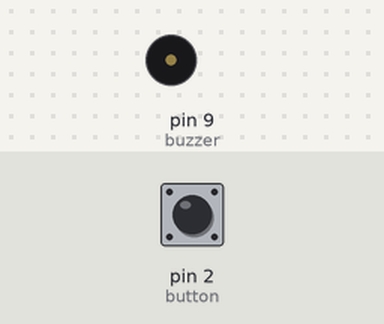
This sketch was run on a simulated Arduino Uno, built with avr-gcc and run on an emulated ATmega328P. Shown: buzzer (waves = sounding). The test bench sets the inputs (shaded band); at power-on: pin 2 (button) HIGH.

Above: at 1.2 s.
1.3 s: pin 2 (button) pulled LOW for 0.15 s
At 2.3 s:
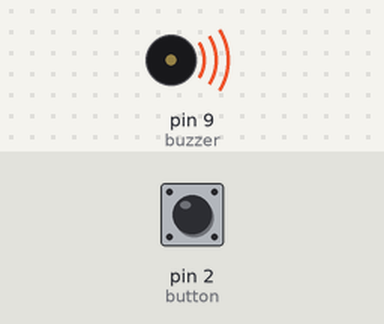
Timing chart, 0 to 10.4 s (numbered marks = the images above; inputs shaded):
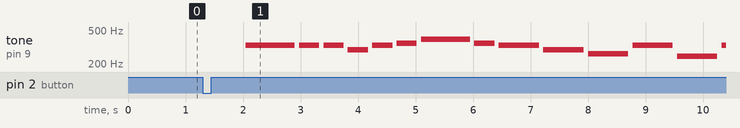

The sketch:

melody.ino
```cpp
int buzzer = 9;
int button = 2;

// ноти та їх частоти
int frq[] = {262, 277, 294, 311, 330, 349, 370, 392, 415, 440, 466, 494, 523,
             554, 587, 622, 659, 698, 740, 0, 247, 233, 220, 208, 196, 185, 174};

int fa0=frq[26], fa_dies0=frq[25],
    sol0=frq[24], sol_dies0=frq[23],
    la0=frq[22], la_dies0=frq[21],
    si0=frq[20],
    doo=frq[0], do_dies=frq[1],
    re=frq[2], re_dies=frq[3],
    mi=frq[4],
    fa=frq[5], fa_dies=frq[6],
    sol=frq[7], sol_dies=frq[8],
    la=frq[9], la_dies=frq[10],
    si=frq[11],
    doo2=frq[12], doo_dies2=frq[13],
    re2=frq[14], re_dies2=frq[15],
    mi2=frq[16],
    fa2=frq[17], fa_dies2=frq[18],
    nul=frq[19];

// тривалість нот
int SEMIB  = 700; // semibreve - ціла нота
int HALF = 350;    // half-note - половинна нота
int QUART = 175;   // quarter noet - четвертинна нота

int POINT = 150;

int PAUSE = 0;

int count = 0;

// мелодії
int sword_areas[] = {doo,SEMIB, doo,SEMIB, doo,HALF, re,HALF, re_dies,HALF,
                    doo,HALF, re,SEMIB, re,SEMIB, re,SEMIB, re,HALF, re_dies,HALF,
                    fa,SEMIB, fa,SEMIB, fa,HALF, re_dies,HALF, re,HALF,
                    doo,HALF, re_dies,SEMIB, doo,SEMIB, doo,SEMIB};

int star_wars[] = {sol,SEMIB, sol,SEMIB, sol,SEMIB, re_dies,HALF+POINT, la_dies,QUART,
                   sol,SEMIB, re_dies,HALF+POINT, la_dies,QUART, sol,SEMIB, nul,PAUSE+SEMIB,
                   re2,SEMIB, re2,SEMIB, re2,SEMIB, re_dies2,HALF+POINT, la_dies,QUART,
                   fa_dies,SEMIB, re_dies,HALF+POINT, la_dies,QUART, sol,SEMIB, nul,PAUSE+SEMIB,};

int slaven[] = {mi,SEMIB+POINT, mi,HALF,  mi,HALF,  re,HALF,  mi,HALF,  fa,HALF, sol,SEMIB+POINT,
                fa,HALF, mi,SEMIB, re,SEMIB, doo,SEMIB, mi,SEMIB, si0,SEMIB, mi,SEMIB,
                la0,HALF, sol_dies0,HALF, la0,HALF, si0,HALF, doo,SEMIB, re,SEMIB,
                mi,SEMIB+POINT, mi,HALF,  mi,HALF,  re,HALF,  mi,HALF,  fa,HALF, sol,SEMIB+POINT,
                fa,HALF, mi,SEMIB, re,SEMIB, doo,SEMIB, la0,SEMIB, mi,SEMIB, sol_dies0,SEMIB,
                la0,SEMIB+SEMIB, la0,SEMIB};

void setup() {
  pinMode(buzzer, OUTPUT);
  Serial.begin(9600);
  pinMode(button, INPUT);
}

void loop() {
  if (digitalRead(button) == LOW){
    if (count == 0)
      play(slaven, sizeof(sword_areas)/2);
    else if (count == 1)
      play(sword_areas, sizeof(sword_areas)/2);
    else if (count == 2)
      play(star_wars, sizeof(star_wars)/2);
    count++;
  }

}

void play(int*melody, int len){
  delay(750);
  for (int i = 0; i < len; i++){
    tone(buzzer, melody[i]);
    delay(melody[++i]);
    noTone(buzzer);
    delay(75);
    if (digitalRead(button) == LOW)
      break;
  }
}
```

Measured:
- after the input at 1.3 s, tone on pin 9 (buzzer): plays 330 Hz for 0.85 s, 330 Hz for 0.35 s, 330 Hz for 0.35 s, 294 Hz for 0.35 s, 330 Hz for 0.35 s, 349 Hz for 0.35 s … (14 notes in this stretch), starting after 0.75 s
